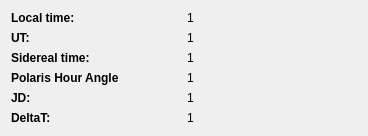
<?xml version="1.0" encoding="UTF-8"?>
<ui version="4.0">
 <class>CTimeWidget</class>
 <widget class="QWidget" name="CTimeWidget">
  <property name="geometry">
   <rect>
    <x>0</x>
    <y>0</y>
    <width>368</width>
    <height>128</height>
   </rect>
  </property>
  <property name="windowTitle">
   <string>Form</string>
  </property>
  <layout class="QGridLayout" name="gridLayout_2">
   <item row="0" column="0">
    <layout class="QGridLayout" name="gridLayout">
     <item row="1" column="1">
      <widget class="QLabel" name="label_t2">
       <property name="text">
        <string>1</string>
       </property>
      </widget>
     </item>
     <item row="4" column="1">
      <widget class="QLabel" name="label_t5">
       <property name="text">
        <string>1</string>
       </property>
      </widget>
     </item>
     <item row="4" column="0">
      <widget class="QLabel" name="label_18">
       <property name="font">
        <font>
         <weight>75</weight>
         <bold>true</bold>
        </font>
       </property>
       <property name="text">
        <string>JD:</string>
       </property>
      </widget>
     </item>
     <item row="3" column="1">
      <widget class="QLabel" name="label_t7">
       <property name="text">
        <string>1</string>
       </property>
      </widget>
     </item>
     <item row="2" column="0">
      <widget class="QLabel" name="label_16">
       <property name="font">
        <font>
         <weight>75</weight>
         <bold>true</bold>
        </font>
       </property>
       <property name="text">
        <string>Sidereal time:</string>
       </property>
      </widget>
     </item>
     <item row="2" column="1">
      <widget class="QLabel" name="label_t3">
       <property name="text">
        <string>1</string>
       </property>
      </widget>
     </item>
     <item row="1" column="0">
      <widget class="QLabel" name="label_15">
       <property name="font">
        <font>
         <weight>75</weight>
         <bold>true</bold>
        </font>
       </property>
       <property name="text">
        <string>UT:</string>
       </property>
      </widget>
     </item>
     <item row="3" column="0">
      <widget class="QLabel" name="label_26">
       <property name="font">
        <font>
         <weight>75</weight>
         <bold>true</bold>
        </font>
       </property>
       <property name="text">
        <string>Polaris Hour Angle</string>
       </property>
      </widget>
     </item>
     <item row="0" column="0">
      <widget class="QLabel" name="label_14">
       <property name="font">
        <font>
         <weight>75</weight>
         <bold>true</bold>
        </font>
       </property>
       <property name="text">
        <string>Local time:</string>
       </property>
      </widget>
     </item>
     <item row="0" column="1">
      <widget class="QLabel" name="label_t1">
       <property name="text">
        <string>1</string>
       </property>
      </widget>
     </item>
     <item row="5" column="0">
      <widget class="QLabel" name="label_19">
       <property name="font">
        <font>
         <weight>75</weight>
         <bold>true</bold>
        </font>
       </property>
       <property name="text">
        <string>DeltaT:</string>
       </property>
      </widget>
     </item>
     <item row="5" column="1">
      <widget class="QLabel" name="label_t6">
       <property name="text">
        <string>1</string>
       </property>
      </widget>
     </item>
    </layout>
   </item>
  </layout>
 </widget>
 <resources/>
 <connections/>
</ui>
